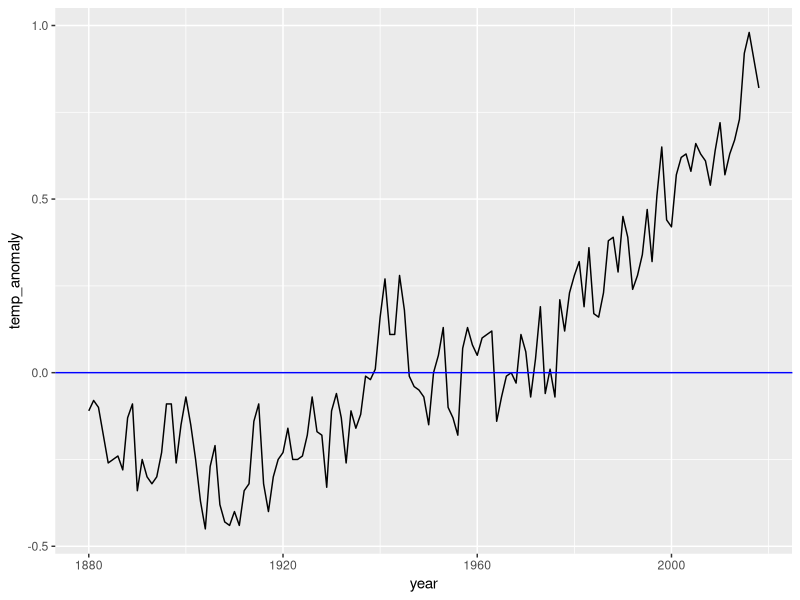
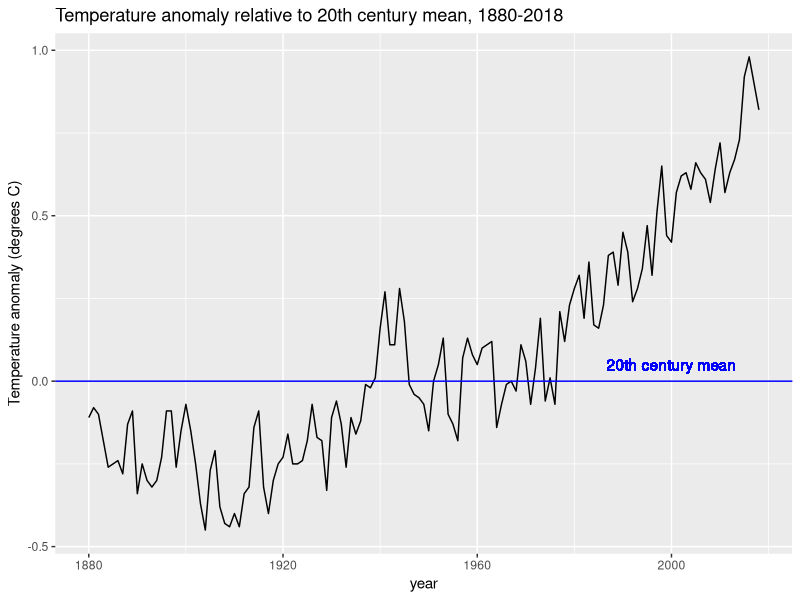
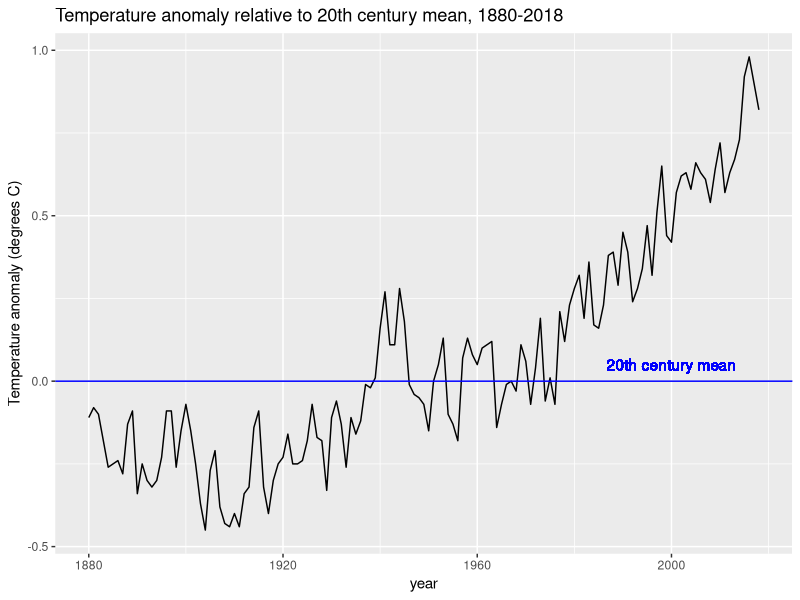
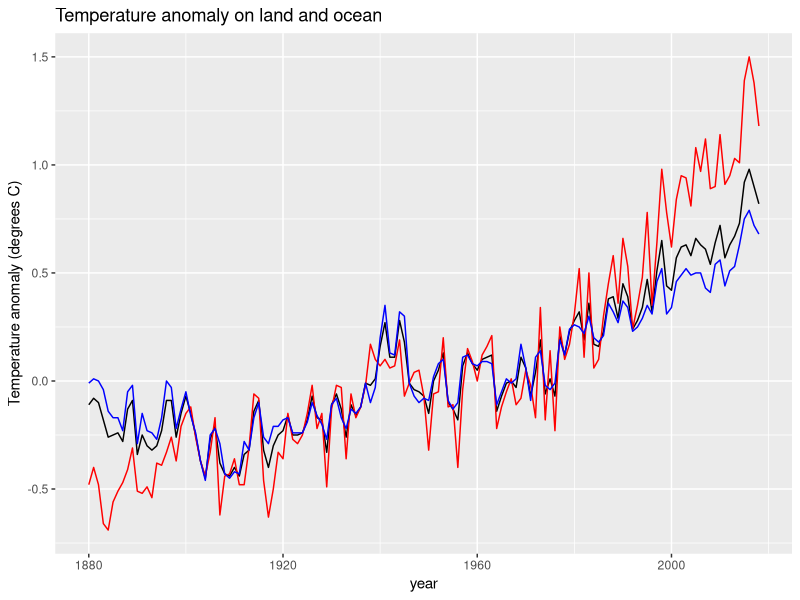
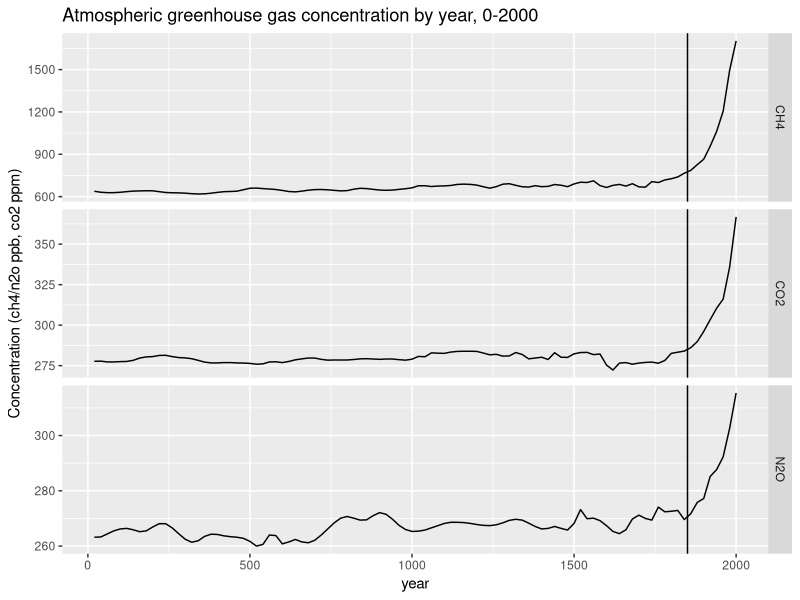
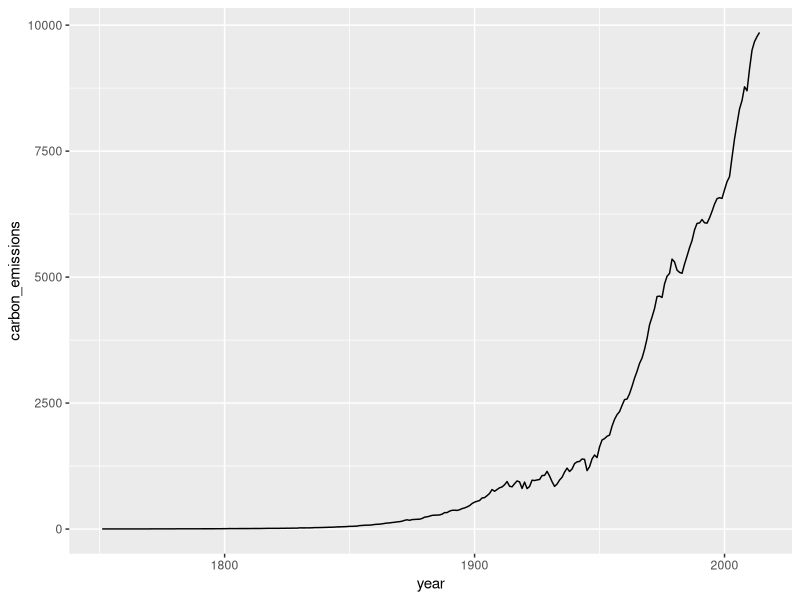
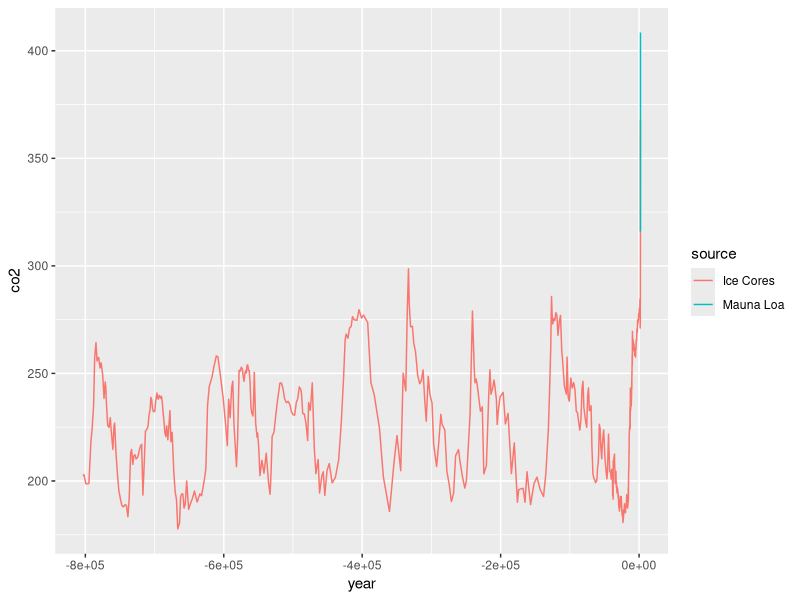
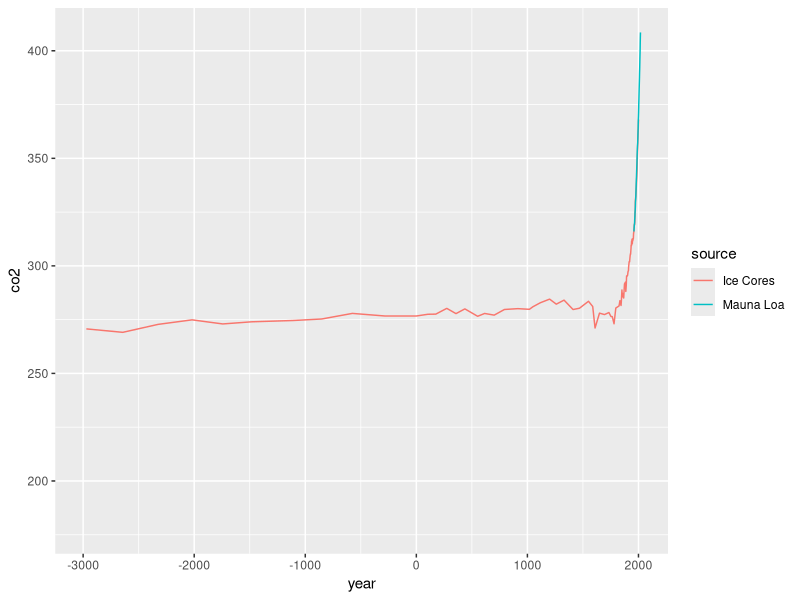

These charts were generated, in order, by the following R code:
### Author: WeilianMuchen
### Climate Change Exercises

library(tidyverse)
library(dslabs)
data(temp_carbon)
data(greenhouse_gases)
data(historic_co2)

# Q1
temp_carbon %>%
  filter(!is.na(carbon_emissions)) %>%
  pull(year) %>%
  max()

temp_carbon %>%
  filter(!is.na(carbon_emissions)) %>%
  .$year %>%
  max()

temp_carbon %>%
  filter(!is.na(carbon_emissions)) %>%
  select(year) %>%
  max()

# Q2
temp_carbon %>%
  filter(!is.na(carbon_emissions)) %>%
  pull(year) %>%
  min()

temp_carbon %>%
  filter(!is.na(carbon_emissions)) %>%
  pull(year) %>%
  max()

carbon1 <- temp_carbon %>%
  filter(year == 1751) %>%
  .$carbon_emissions

carbon2 <- temp_carbon %>%
  filter(year == 2014) %>%
  .$carbon_emissions

carbon2/carbon1

# Q3

temp_carbon %>%
  filter(!is.na(temp_anomaly)) %>%
  pull(year) %>%
  max()

temp_carbon %>%
  filter(!is.na(temp_anomaly)) %>%
  pull(year) %>%
  min()

temp1 <- temp_carbon %>%
  filter(year == "1880") %>%
  .$temp_anomaly

temp2 <- temp_carbon %>%
  filter(year == "2018") %>%
  .$temp_anomaly

temp2 - temp1

# Q4
p <- temp_carbon %>%
  filter(!is.na(temp_anomaly)) %>%
  ggplot(aes(year, temp_anomaly)) +
  geom_line()
p <- p + geom_hline(aes(yintercept = 0), col = "blue")
p

# Q5
p + ylab("Temperature anomaly (degrees C)") +
  ggtitle("Temperature anomaly relative to 20th century mean, 1880-2018") +
  geom_text(aes(x=2000, y=0.05, label="20th century mean"), col="blue")

# Q6
temp_carbon %>%
  ggplot(aes(year, temp_anomaly)) +
  geom_line() +
  geom_hline(aes(yintercept = 0), col = "blue") +
  ylab("Temperature anomaly (degrees C)") +
  geom_text(aes(x = 2000, y = 0.05, label = "20th century mean"), col = "blue") +
  xlim(c(1880, 2018)) +
  ggtitle("Temperature anomaly relative to 20th century mean, 1880-2018")

# Q7
temp_carbon %>%
  ggplot(aes(year, temp_anomaly)) +
  geom_line() +
  geom_line(aes(year, land_anomaly), col = "red") +
  geom_line(aes(year, ocean_anomaly), col = "blue") +
  ylab("Temperature anomaly (degrees C)") +
  xlim(c(1880, 2018)) +
  ggtitle("Temperature anomaly on land and ocean")

# Q8
greenhouse_gases %>%
  ggplot(aes(year, concentration)) +
  geom_line() +
  facet_grid(gas~., scales = "free") +
  geom_vline(aes(xintercept=1850)) +
  ylab("Concentration (ch4/n2o ppb, co2 ppm)") +
  ggtitle("Atmospheric greenhouse gas concentration by year, 0-2000")

# Q10
temp_carbon %>%
  filter(!is.na(carbon_emissions)) %>%
  ggplot(aes(x=year, y=carbon_emissions)) +
  geom_line()

# Q11
co2_time <- historic_co2 %>%
  ggplot(aes(x=year, y=co2, color=source)) +
  geom_line()
co2_time

co2_time + xlim(-3000,2018)
